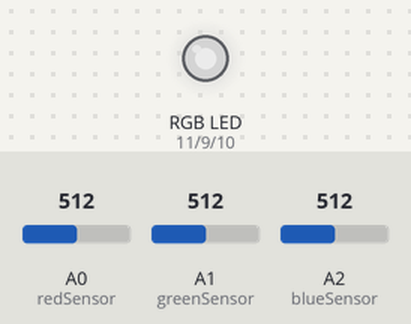
Recording of a sketch running on a simulated Arduino Uno, built with avr-gcc and run on an emulated ATmega328P. Parts: an RGB LED mixed from three pins (HIGH = lit). Inputs (shaded band) come from the test bench; at power-on: A0 (redSensor) = 512, A1 (greenSensor) = 512, A2 (blueSensor) = 512. Dim RGB values are drawn brighter than linear; what the sketch prints to the serial monitor is not drawn.

Above: at 2.8 s.
2.9 s: A0 (redSensor) set to 716
At 6.2 s:
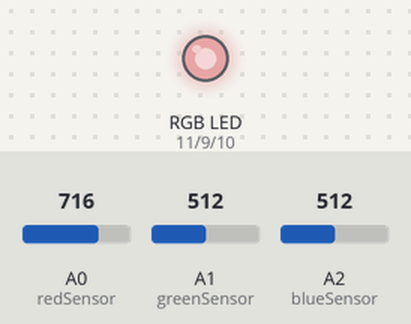
6.5 s: A1 (greenSensor) set to 716
At 10.2 s:
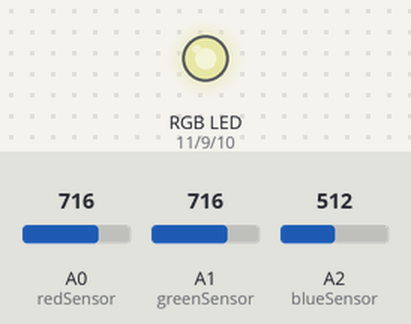
10.5 s: A2 (blueSensor) set to 716
At 14.2 s:
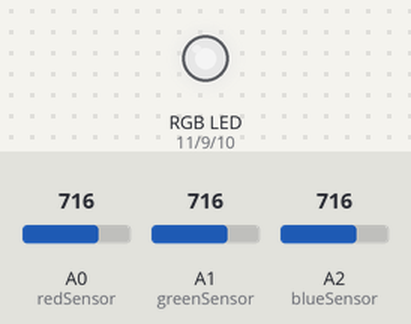
14.5 s: A0 (redSensor) set to 900
At 18.1 s:
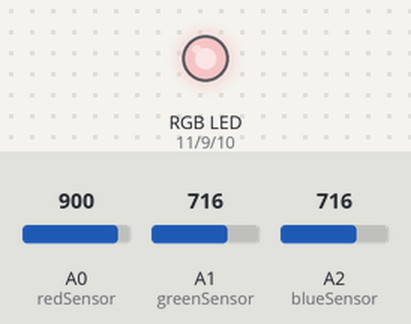
18.6 s: A1 (greenSensor) set to 900
At 22.0 s:
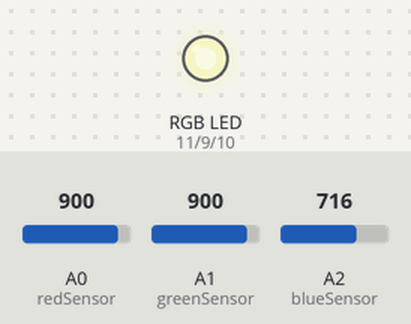
22.6 s: A2 (blueSensor) set to 900
At 25.9 s:
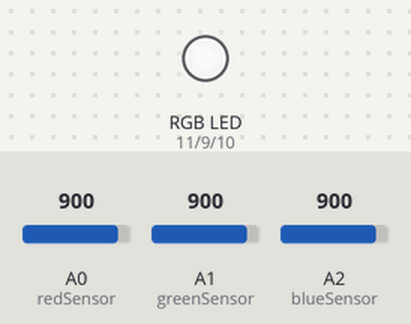
Timing chart, 0 to 27.4 s (numbered marks = the images above; inputs shaded):
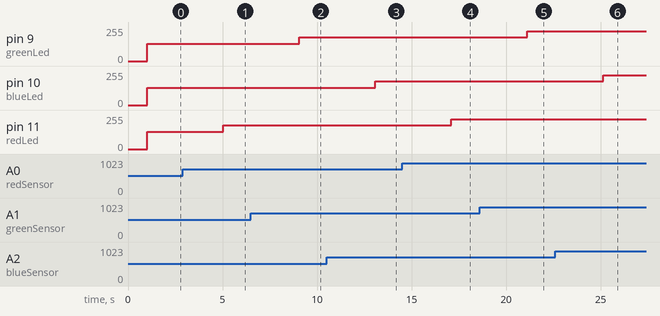

The sketch:

color_mixing_lamp.ino
```cpp
const int greenLed = 9;
const int redLed = 11;
const int blueLed = 10;

const int redSensor = A0;
const int greenSensor = A1;
const int blueSensor = A2;

int redValue = 0;
int greenValue =0;
int blueValue = 0;

int redSensorValue = 0;
int greenSensorValue = 0;
int blueSensorValue = 0;

void setup() {
  Serial.begin(9600);

  pinMode(greenLed, OUTPUT);
  pinMode(redLed, OUTPUT);
  pinMode(blueLed, OUTPUT);
}

void loop() {
  redSensorValue = analogRead(redSensor);
  delay(5);
  greenSensorValue = analogRead(greenSensor);
  delay(5);
  blueSensorValue = analogRead(blueSensor);
  Serial.print("RR");
  Serial.print(redSensorValue);
  Serial.print("GR");
  Serial.print(greenSensorValue);
  Serial.print("BR");
  Serial.print(blueSensorValue);
  delay(1000);
  redValue = redSensorValue/4;
  greenValue = greenSensorValue/4;
  blueValue = blueSensorValue/4;

  analogWrite(redLed, redValue);
  analogWrite(greenLed, greenValue);
  analogWrite(blueLed, blueValue);

  Serial.print("R");
  Serial.print(redValue);
  Serial.print("G");
  Serial.print(greenValue);
  Serial.print("B");
  Serial.print(blueValue);

  delay(1000);
}
```

Measured:
- after the input at 2.9 s, pin 11 (redLed): 128/255 → 179/255 after 2.1 s
- after the input at 6.5 s, pin 9 (greenLed): 128/255 → 179/255 after 2.6 s
- after the input at 10.5 s, pin 10 (blueLed): 128/255 → 179/255 after 2.6 s
- after the input at 14.5 s, pin 11 (redLed): 179/255 → 225/255 after 2.6 s
- after the input at 18.6 s, pin 9 (greenLed): 179/255 → 225/255 after 2.5 s
- after the input at 22.6 s, pin 10 (blueLed): 179/255 → 225/255 after 2.5 s
